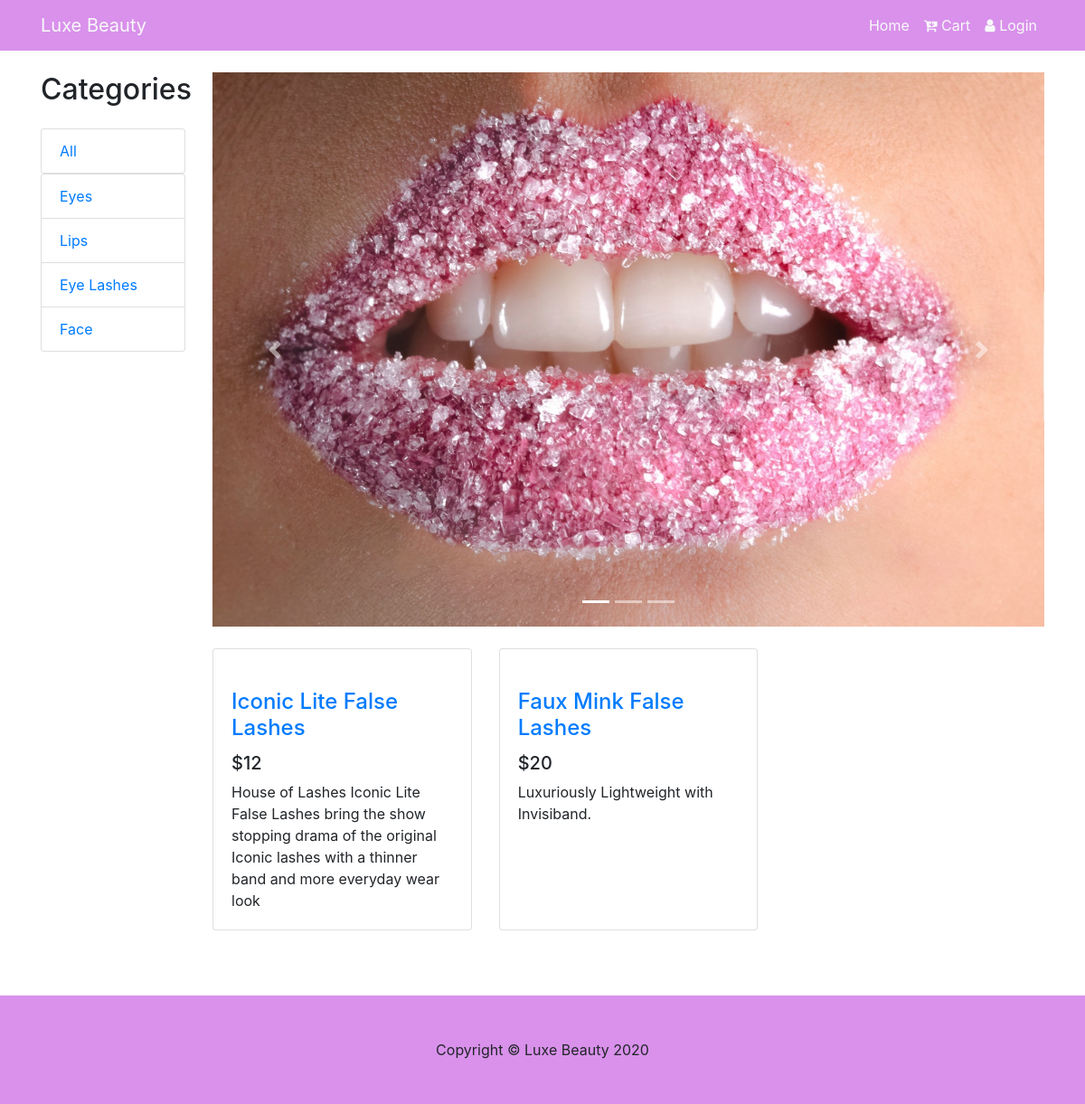
Page /store/products/categories/3 on the committed database.
### app/models.py (models this page shows, shortened)
class Category(db.Model):
    __tablename__ = 'categories'
    id = db.Column(db.Integer, primary_key=True)
    name = db.Column(db.String(100), nullable=False)
    description = db.Column(db.String())
    created_at = db.Column(db.DateTime(), default=datetime.utcnow, index=True)
    updated_at = db.Column(db.DateTime())
    @property
    def serialize(self):
        return {
            "id": self.id,
            "name": self.name,
            "description": self.description
        }

class Product(db.Model):
    __tablename__ = 'products'
    id = db.Column(db.Integer, primary_key=True)
    name = db.Column(db.String(100), nullable=False)
    description = db.Column(db.String(100), nullable=False)
    image = db.Column(db.String, nullable=False)
    stock = db.Column(db.Integer, nullable=False)
    price = db.Column(db.Integer, nullable=False)
    category_id = db.Column(db.Integer, db.ForeignKey(
        'categories.id'), nullable=False
    )
    created_at = db.Column(db.DateTime(), default=datetime.utcnow, index=True)
    updated_at = db.Column(db.DateTime())
    @property
    def serialize(self):
        return {
            "name": self.name,
            "id": self.id,
            "price": self.price,
            "stock": self.stock,
            "image_url": self.image,
            "description": self.description,
            "category_id": self.category_id
        }

### app/routes/categories.py (the view)
@bp.route("/products/categories/<category_id>")
def products_by_categoryId(category_id):
    products = Product.query.filter_by(category_id=category_id).all()
    products_data = [product.serialize for product in products]
    categories = Category.query.all()
    categories_data = [category.serialize for category in categories]
    print(len(categories_data))
    return render_template("home/index.html", products=products_data, categories=categories_data)

### app/templates/home/index.html (shortened to what this page needs)
{% extends "base.html" %}
{% block content %}
<div class="container">
  <div class="row">
    <div class="col-lg-2 col-md-2">
      <h2 class="my-4">Categories</h2>
      <div class="list-group">
          <a href="{{url_for('bp.homepage')}}" class="list-group-item">All</a>
      </div>
      <div class="list-group">
        {% for category in categories%}
          <a href="{{url_for('bp.products_by_categoryId', category_id=category.id)}}" class="list-group-item">{{category.name}}</a>
        {% endfor %}
      </div>
    </div>
    <div class="col-lg-10 col-md-10">
      <div id="carouselExampleIndicators" class="carousel slide my-4" data-ride="carousel">
        <ol class="carousel-indicators">
          <li data-target="#carouselExampleIndicators" data-slide-to="0" class="active"></li>
          <li data-target="#carouselExampleIndicators" data-slide-to="1"></li>
          <li data-target="#carouselExampleIndicators" data-slide-to="2"></li>
        </ol>
        <div class="carousel-inner" role="listbox">
          <div class="carousel-item active">
            <img class="d-block img-fluid" src="{{url_for('static',filename='Img/0.jpg')}}" alt="First slide">
          </div>
        </div>
        <a class="carousel-control-prev" href="#carouselExampleIndicators" role="button" data-slide="prev">
          <span class="carousel-control-prev-icon" aria-hidden="true"></span>
        </a>
        <a class="carousel-control-next" href="#carouselExampleIndicators" role="button" data-slide="next">
          <span class="carousel-control-next-icon" aria-hidden="true"></span>
        </a>
      </div>
      <div class="row">
        {% for product in products%}
        <div class="col-lg-4 col-md-6 mb-4">
          <div class="card h-100">
            <a href="#"><img class="card-img-top" src="{{product.image_url}}" alt=""></a>
            <div class="card-body">
              <h4 class="card-title">
                <a href="{{url_for('bp.product_details', product_id=product.id)}}">{{product.name}}</a>
              </h4>
              <h5>${{product.price}}</h5>
              <p class="card-text">{{product.description}}</p>
            </div>
          </div>
        </div>
        {% endfor %}
      </div>
    </div>
  </div>
</div>
<footer class="py-5 mt-5 footer">
  <div class="container">
    <p class="m-0 text-center">Copyright © Luxe Beauty 2020</p>
  </div>
</footer>
{% endblock %}

### app/static/css/styles.css (style rules this page uses)
.footer { background-color: rgb(217, 145, 235); }

### rows in the picture
Category: name "Eyes"
Category: name "Lips"
Category: name "Eye Lashes"
Category: name "Face"
Product: name "Iconic Lite False Lashes", price "12", description "House of Lashes Iconic Lite False Lashes bring the show stopping drama of the original Iconic lashes with a thinner band and more everyday wear look"
Product: name "Faux Mink False Lashes", price "20", description "Luxuriously Lightweight with Invisiband."
